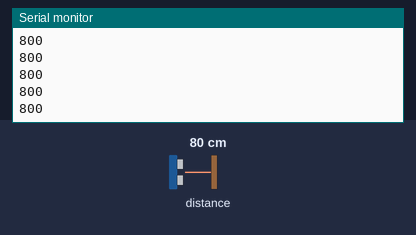
The sketch below on a simulated Arduino Uno, built with avr-gcc and run on an emulated ATmega328P. On the bench: the last lines printed to the serial monitor. Inputs (shaded band) come from the test bench; at power-on: distance to the obstacle 80 cm.

Above: at 1.2 s.
1.3 s: distance to the obstacle set to 2 cm
At 1.9 s:
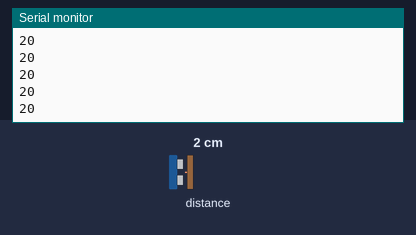
2.8 s: distance to the obstacle set to 4 cm
At 3.5 s:
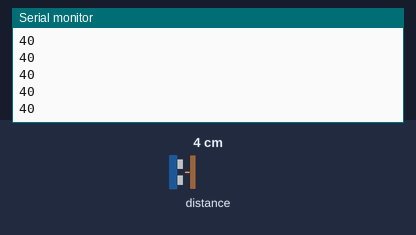
Timing chart, 0 to 5.8 s (numbered marks = the images above; inputs shaded):
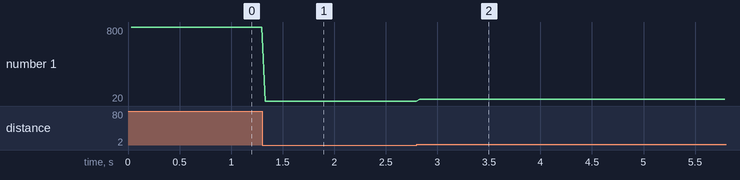

Measured:
- after the input at 1.3 s, the serial monitor: prints a new line at once (image 1)
- after the input at 2.8 s, the serial monitor: prints a new line at once (image 2)
- plotted number 1: 800 → 20 after the input at 1.3 s, 20 → 40 after the input at 2.8 s

The sketch:

IR.ino
```cpp
#include <VL53L0X.h>
#include <Wire.h>

VL53L0X sensor;

void setup() {
  Wire.begin();
  Serial.begin(9600);
  initIR();
}

void loop() {
  int range = sensor.readRangeSingleMillimeters();
  if (range > 0 && range < 2500)
    Serial.println(range);
}

void initIR() {
  sensor.init();
  sensor.setTimeout(500);
  sensor.setSignalRateLimit(0.1);
  sensor.setVcselPulsePeriod(
    VL53L0X::VcselPeriodPreRange, 18);
  sensor.setVcselPulsePeriod(
    VL53L0X::VcselPeriodFinalRange, 14);
}
```
